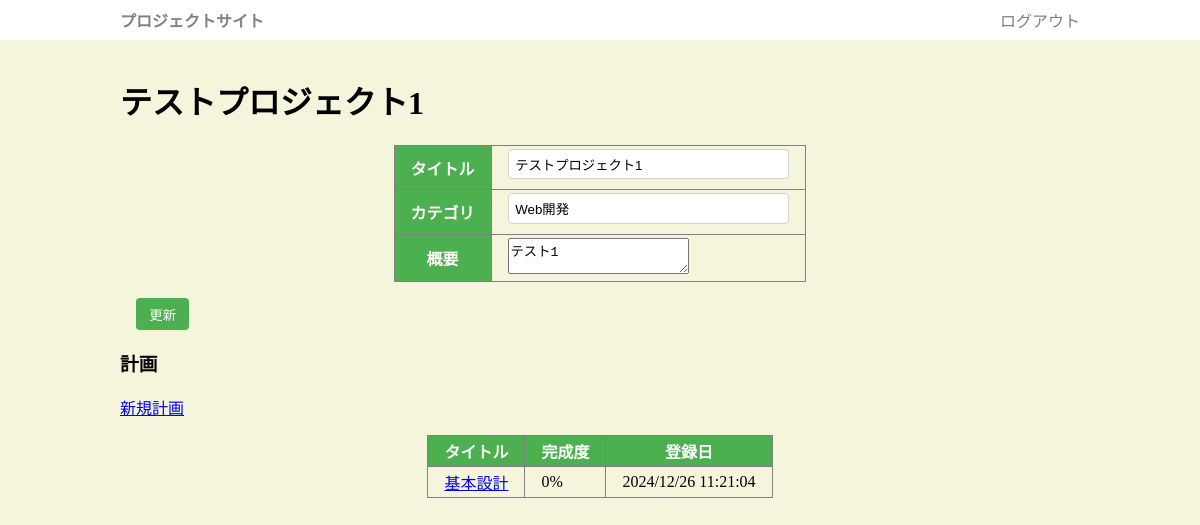
The page /project/1 (signed in) on the database as committed earlier.
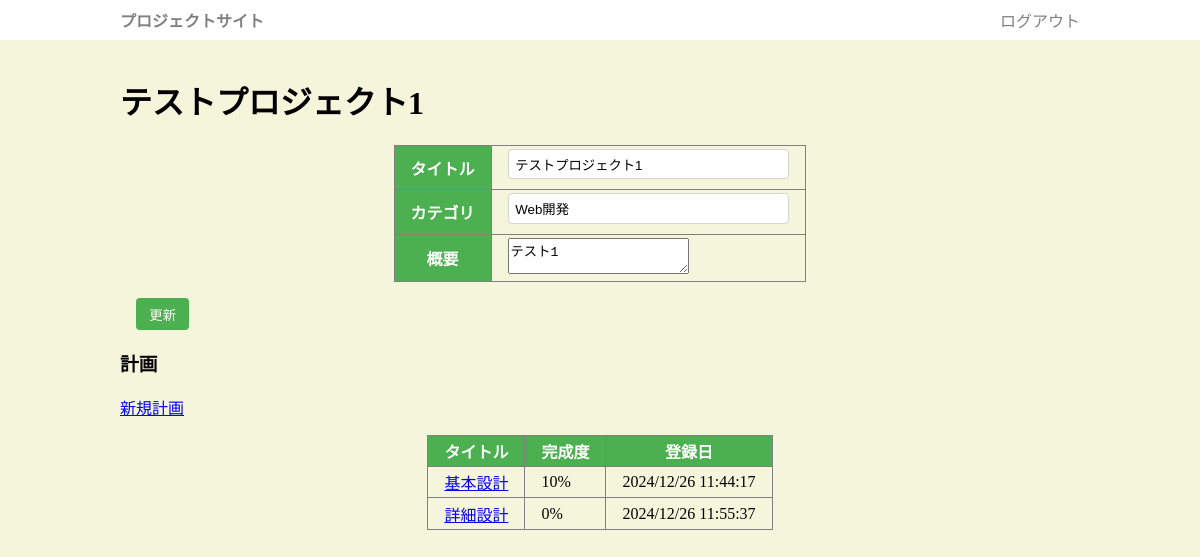
The same page on the database as committed later.
### app.py (models this page shows, shortened)
class Project(db.Model):
    pid = db.Column(db.Integer, primary_key=True)
    title = db.Column(db.String(255))
    category = db.Column(db.String(255))
    desc = db.Column(db.String(65545))
    updated_at = db.Column(db.DateTime, default=datetime.now)
    member = db.relationship('Member', backref='project', lazy=True)
    plan = db.relationship('Plan', backref='project', lazy=True)

class Plan(db.Model):
    planid = db.Column(db.Integer, primary_key=True)
    pid = db.Column(db.Integer, db.ForeignKey("project.pid"))
    ptitle = db.Column(db.String(255))
    pbody = db.Column(db.String(65545))
    prate = db.Column(db.Integer, default=0)
    plan_at = db.Column(db.DateTime, default=datetime.now)

### app.py (the view)
@app.get('/project/<pid>')
def project(pid):
    row = Project.query.get_or_404(pid)
    if is_myproject(row.pid):
        return render_template("project_edit.html",project=row)
    else:
        return render_template("project.html",project=row)

### app.py (called while the page is built)
def is_myproject(pid):
    row = Member.query.filter(Member.pid==pid, Member.uid == session['uid']).first()
    return row is not None

### templates/project_edit.html (shortened to what this page needs)
{% extends "base.html" %}
{% block main %}
<h1>{{project.title}}</h1>
<form method="post" action="/project/{{project.pid}}">
<table class="desc">
    <tr><th>タイトル</th><td><input type="text" name="title" value="{{project.title}}"></td></tr>
    <tr><th>カテゴリ</th><td><input type="text" name="category" value="{{project.category}}"></td></tr>
    <tr><th>概要</th><td><textarea name="desc">{{project.desc}}</textarea></td></tr>
</table>
<input type="submit" value="更新">
</form>
<h3>計画</h3>
<a href="/plan_add/{{project.pid}}" class="btn">新規計画</a>
<table id="plist">
    <tr><th>タイトル</th><th>完成度</th><th>登録日</th></tr>
    {% for r in project.plan %}
    <tr>
        <td class="title"><a href="/plan/{{r.planid}}">{{r.ptitle}}</a></div>
        <td class="prate">{{r.prate}}%</div>
        <td class="hi">{{r.plan_at.strftime('%Y/%m/%d %H:%M:%S')}}</div>
    </tr>
    {% endfor %}
</table>
{% endblock %}

### templates/base.html (shortened to what this page needs)
<!DOCTYPE html>
<html>
<head>
    <link rel="stylesheet" href="/static/style.css">
</head>
<body>
<header>
    <h2><a href="/">プロジェクトサイト</a></h2>
    <div>
        {% if "uid" in session %}
        <a href="/logout">ログアウト</a>
        {% endif %}
    </div>
    </header>
<main>
{% block main %}
{% endblock %}
</main>
</body>
</html>

### static/style.css (style rules this page uses)
body { padding: 0; margin: 0; background-color: beige; }
main { padding: 1em 10%; }
header { padding: 0.5em 10% ; background-color:white; display: flex; justify-content: space-between; }
header a { text-decoration: none; color:gray; }
header h2 { margin: 0; font-size: medium; }
form { margin: 1em; }
input[type="text"], input[type="password"] { padding: 0.5em; border: 1px solid lightgray; border-radius: 4px; width: 20em; margin-bottom:0.5em; }
input[type="submit"] { background-color: #4CAF50; color: white; border: none; padding: 0.5em 1em; border-radius: 4px; cursor: pointer; }
table { border-collapse: collapse; margin: 1em auto; }
td,th { border:1px solid gray; padding: 0.2em 1em; }
th { background-color: #4CAF50; color:white; }

Rows that differ between the two databases and show on the page:
changed Plan "基本設計": prate "0" → "10"; plan_at "2024/12/26 11:21:04" → "2024/12/26 11:44:17"
added Plan: ptitle "詳細設計", prate "0", plan_at "2024/12/26 11:55:37"
